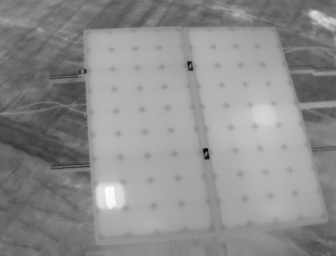
#> input picture Main/DJI.jpg, 336 x 256 px
$ python Thresholding.py
#> lines starting #> are read from the running program, lines starting #| are printed output that depends on the picture; after the words box and inside, x2 and y2 are one past the last pixel; in counts of white or black regions, pixels touching at a corner belong together
"""
Implementing Otsu thresholding from scratch
Achieved threshold value very near to Original Algorithm
i.e. Original Algorithm = 137.95, This Algorithm = 139
Author: Rakshith R
"""
from pathlib import Path
import numpy
from PIL import Image
from skimage import io
import matplotlib.pyplot as plt
from numpy import asarray

workDir = str(Path.cwd())

# Reading the image and splitting the color channels and saving the split image -> Package used PIL
im = Image.open(workDir + "/DJI.jpg")
#> im is the input picture: PIL image 336x256 RGB; min 0, max 255, mean 141.2
im1 = Image.Image.split(im)
# im1[0].show()
imf = im1[0]  # im1[0] = Red channel, Similarly im1[1] = Green and im1[2] = Blue
imf.save(workDir + "/2D_DJI.jpg")

# Reading the image and for Histogram -> Package used skimage
image = io.imread(workDir + "/2D_DJI.jpg")
#> image: shape (256, 336); min 0, max 255, mean 141.2

# Plotting the Histogram -> Package used matplotlib
count, bins, patches = plt.hist(image.ravel(), bins=256)  # Saving the return of plt.hist
#> count = 256 values, max 2649 at index 174, min 0 at index 1, mean 336; bins = 257 values from 0 to 255; patches = 256 items

ran = len(count)
#> ran = 256
freq = []
N = 0

for i in range(ran):
    freq.append(count[i])
    N += count[i]  # Total data points, Summation of frequency
#> this loop made 256 passes
#> N on passes 1 to 3: 2, 2, 3
#> after the loop, N = 86016; freq has the same summary as count

# plt.show()  # Plot the Histogram
plt.close()
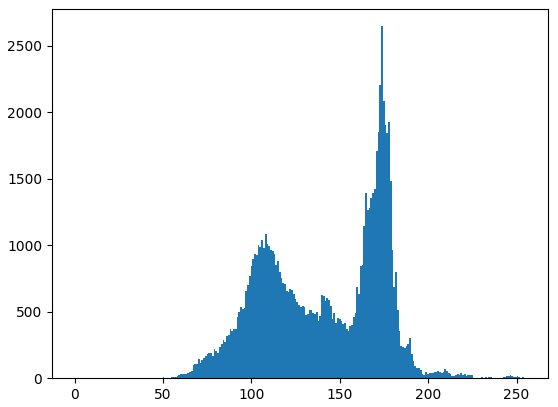
#> figure drawn by matplotlib, 1 panel; tallest bar 2649 high, from x = 173.3 to 174.3

# Calculating Probability
prob = []
maxProb = 0
minProb = 0
posMaxProb = 0
probChecker = 0  # Should raise to 1 or very near to one, i.e. total probability
for j in range(ran):
    prob.append(freq[j] / N)
    probChecker += prob[j]
#> this loop made 256 passes
#> probChecker on passes 1 to 3: 2.33e-05, 2.33e-05, 3.49e-05
#> after the loop, prob = 256 values, max 0.0308 at index 174, min 0 at index 1, mean 0.00391; probChecker = 1

maxProb = max(freq)
#> maxProb = 2649
minProb = min(freq)
#> minProb = 0
posMaxProb = freq.index(maxProb) - 1  # -1 because index starts from 0
#> posMaxProb = 173

# Dividing pixels based on threshold
# c0 corresponds to pixel less than threshold(k)
# c1 corresponds to pixel more than threshold(k)
w0 = []  # Potential of class c0
w1 = []  # Potential of class c1
for a in range(ran):
    temp = 0
    for m in range(a):  # Iterates from 'm' to 'a-1'
        temp += prob[m]
    w0.append(temp)
    temp = 0
    for n in range(a, ran):  # Iterates from 'a' to 'n-1', so it is 'a+1' to '255'
        temp += prob[n]
    w1.append(temp)
#> after the loop, w0 = 256 values from 0 to 1; w1 = 256 values, max 1 at index 0, min 5.81e-05 at index 255, mean 0.556

# Class mean levels
m0 = []
m1 = []

for b in range(ran):
    temp = 0
    for o in range(b):
        temp += o * (prob[o] / w0[b])
    m0.append(temp)
    temp = 0
    for p in range(b, ran):
        temp += p * (prob[p] / w1[b])
    m1.append(temp)
#> after the loop, m0 = 256 values from 0 to 141.2; m1 = 256 values from 141.2 to 255

# Between class variance
bcv = []
for c in range(ran):
    bcv.append(w0[c] * w1[c] * (pow((m1[c] - m0[c]), 2)))
#> after the loop, bcv = 256 values, max 913.4 at index 139, min 0 at index 0, mean 274.1

maxBcv = bcv.index(max(bcv))  # Index of the max value in bcv list, i.e. x-axis value, i.e. the Pixel Value
#> maxBcv = 139

fig1, axs1 = plt.subplots(nrows=3, ncols=2)

axs1[0][0].plot(w0)
axs1[0][1].plot(w1)
axs1[1][0].plot(m0)
axs1[1][1].plot(m1)
axs1[2][0].plot(bcv)
axs1[2][1].plot(m1, m0, w1, w0)
plt.show()
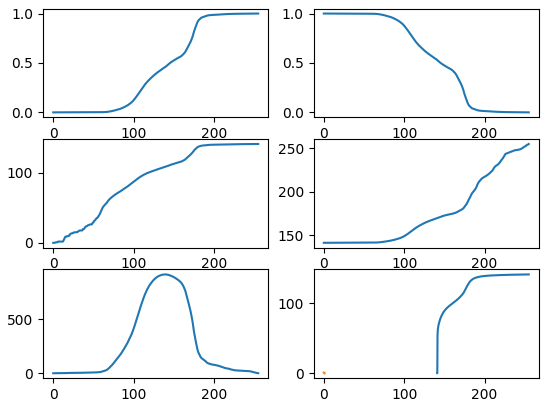
#> figure drawn by matplotlib, 6 panels; panel 1: curve peaks at x = 255, y = 1; panel 2: curve peaks at x = 0, y = 1; panel 3: curve peaks at x = 255, y = 141.2; panel 4: curve peaks at x = 255, y = 255
plt.close()

th = maxBcv  # This is the optimal threshold value.
#> th = 139
# Generating a Black and White Image
cols, rows = imf.size  # Y,X   or   W,H   or   B,L
#> cols = 336; rows = 256
bwImage = [[1 for x in range(cols)] for y in range(rows)]
bwImage = asarray(bwImage)
refImg = asarray(image)

for y in range(rows):
    for x in range(cols):
        if refImg[y, x] >= th:
            bwImage[y, x] = 1
        else:
            bwImage[y, x] = 0
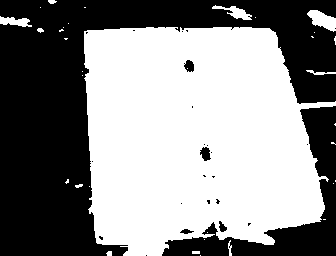
#> bwImage: shape (256, 336) int64; values 0 (black) and 1 (white), 54.2% white; 25 black regions (19 under 20 px), largest, box (x1, y1, x2, y2) and area: (0, 0, 336, 256) 32794, (162, 106, 336, 256) 6210, (200, 147, 211, 161) 105, (184, 60, 194, 72) 89, (219, 221, 227, 232) 53, (180, 229, 194, 234) 41

maskedImage = image * (bwImage != 0)
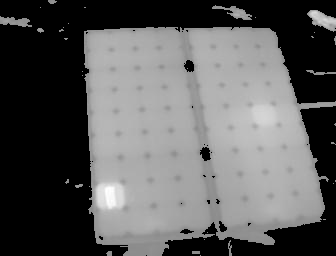
#> maskedImage: shape (256, 336); min 0, max 255, mean 91.7
invertMaskedImage = image * (bwImage != 1)
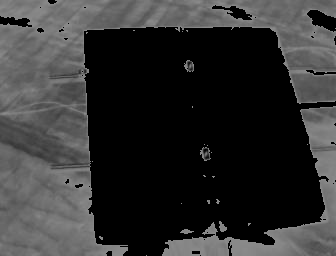
#> invertMaskedImage: shape (256, 336); min 0, max 138, mean 49.6

# bwImage = bwImage.astype(numpy.uint8)
maskedImage = maskedImage.astype(numpy.uint8)
invertMaskedImage = invertMaskedImage.astype(numpy.uint8)

#> (the run stopped early here; a loop or call above may not have finished)
